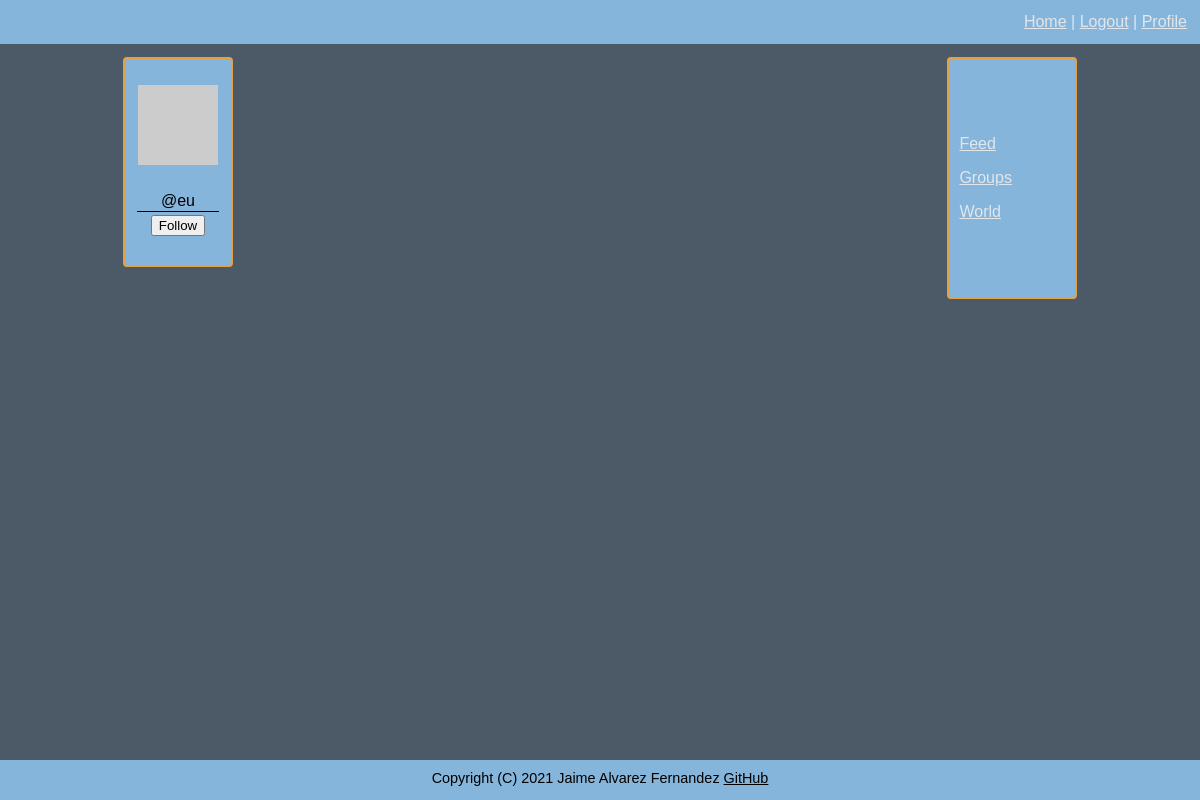
Page /user/eu (signed in) on the earlier database version.
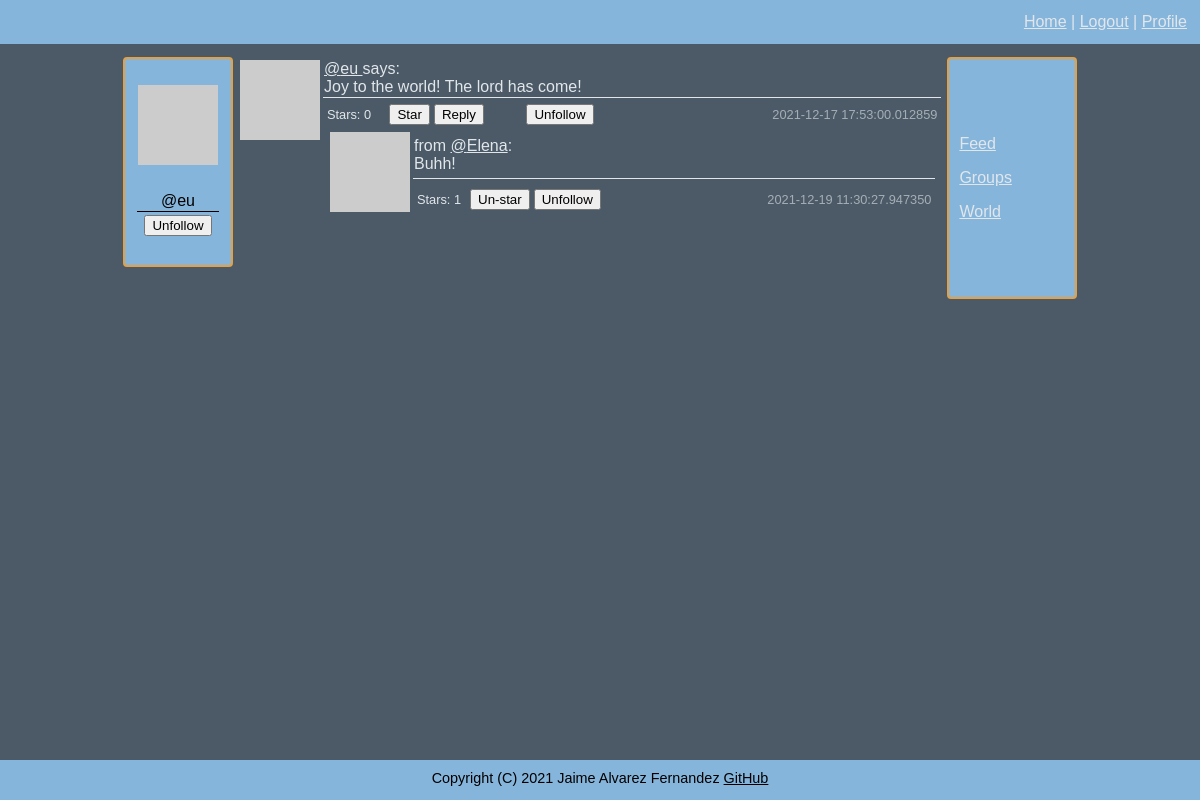
Same page on the later database version.
### connect/models.py (models this page shows, shortened)
class Posts(db.Model):
    id = db.Column(db.Integer, primary_key=True)
    body = db.Column(db.String(140))
    timestamp = db.Column(db.DateTime, index=True, default=datetime.datetime.utcnow)
    user_id = db.Column(db.Integer, db.ForeignKey('user.id'))
    reply = db.relationship('Reply', backref='original', lazy='dynamic')
    def replies(self):
        return Reply.query.filter_by(post_id=self.id).order_by(Reply.timestamp.desc())

class User(UserMixin, db.Model):
    id = db.Column(db.Integer, primary_key=True)
    username = db.Column(db.String(64), index=True, unique=True)
    email = db.Column(db.String(120), index=True, unique=True)
    nickname = db.Column(db.String(64))
    password = db.Column(db.String(128))
    about_me = db.Column(db.String(140))
    location = db.Column(db.String(64))
    website = db.Column(db.String(120))
    last_seen = db.Column(db.DateTime, default=datetime.datetime.utcnow)
    follower_bio = db.Column(db.Boolean, default=False)
    posts = db.relationship('Posts', backref='author', lazy='dynamic')
    reply = db.relationship('Reply', backref='author', lazy='dynamic')
    followed = db.relationship('User',
                               secondary=followers,
                               primaryjoin=(followers.c.follower_id == id),
                               secondaryjoin=(followers.c.followed_id == id),
                               backref=db.backref('followers', lazy='dynamic'), lazy='dynamic')
    starred = db.relationship('Posts',
                              secondary=stars,
                              backref=db.backref('awarded_stars', lazy='dynamic'), lazy='dynamic')
    starred_reply = db.relationship('Reply',
                                    secondary=stars_reply,
                                    backref=db.backref('awarded_stars_reply', lazy='dynamic'), lazy='dynamic')
    def avatar(self, size):
        digest = md5(self.email.lower().encode('utf-8')).hexdigest()
        return f'https://www.gravatar.com/avatar/{digest}?d=identicon&s={size}'
    def is_following(self, user):
        return self.followed.filter(followers.c.followed_id == user.id).count() > 0
    def is_starred(self, post):
        return self.starred.filter(stars.c.post_id == post.id).count() > 0
    def is_starred_reply(self, reply):
        return self.starred_reply.filter(stars_reply.c.reply_id == reply.id).count() > 0

class Reply(db.Model):
    id = db.Column(db.Integer, primary_key=True)
    body = db.Column(db.String(140))
    timestamp = db.Column(db.DateTime, index=True, default=datetime.datetime.utcnow)
    user_id = db.Column(db.Integer, db.ForeignKey('user.id'))
    post_id = db.Column(db.Integer, db.ForeignKey('posts.id'))

### connect/routing.py (the view)
@app.route('/user/<username>', methods=['GET', 'POST'])
@flask_login.login_required
def user_messages(username):
    user = models.User.query.filter_by(username=username).first_or_404()
    form = forms.WriteMessage()
    empty_form = forms.EmptyForm()
    if form.validate_on_submit():
        post = models.Posts(body=form.message.data, author=flask_login.current_user)
        db.session.add(post)
        db.session.commit()
        return flask.redirect(flask.url_for('index'))
    page = flask.request.args.get('page', 1, type=int)
    posts = models.Posts.query.filter_by(user_id=user.id).\
        order_by(models.Posts.timestamp.desc()).\
        paginate(page, app.config['POSTS_PER_PAGE'], False)
    next_url = flask.url_for('user_messages', page=posts.next_num, username=user.username) if posts.has_next else None
    prev_url = flask.url_for('user_messages', page=posts.prev_num, username=user.username) if posts.has_prev else None
    return flask.render_template('user.html', user=user, posts=posts.items, title=user.username, form=form,
                                 e_form=empty_form, reply_per_post=app.config['REPLY_PER_POST'], next_url=next_url,
                                 prev_url=prev_url)

### connect/forms.py
class WriteMessage(FlaskForm):
    message = wtforms.TextAreaField('New message', validators=[validators.Length(min=1, max=140)])
    submit = wtforms.SubmitField('Send')

class EmptyForm(FlaskForm):
    submit = wtforms.SubmitField('Submit')

### connect/models.py (called while the page is built)
@login.user_loader
def load_user(user_id):
    return User.query.get(int(user_id))

### connect/routing.py (called while the page is built)
@app.before_request
def before_request():
    if flask_login.current_user.is_authenticated:
        flask_login.current_user.last_seen = datetime.datetime.utcnow()
        db.session.commit()

### connect/templates/user.html (shortened to what this page needs)
{% extends "general_template.html" %}
{% block content %}
    {% include 'sub_templates/_posts.html' %}
    {% include "sub_templates/_pagination.html" %}
{% endblock %}

### connect/templates/sub_templates/_profile.html (shortened to what this page needs)
{% if user and user != current_user %}
    <p>
        <img src="{{ user.avatar(128) }}">
    </p>
    <table width="100%">
        <tr>
            <td>
            </td>
        </tr>
        <tr>
            <td class="bottom_line">
                @{{ user.username }}
            </td>
        </tr>
        <tr>
            <td>
                {% if not current_user.is_following(user) %}
                <form method="post" action="{{ url_for('follow', username=user.username, url=request.endpoint) }}">
                    {{ e_form.submit(value='Follow') }}
                </form>
                {% else %}
                <form method="post" action="{{ url_for('unfollow', username=user.username, url=request.endpoint) }}">
                    {{ e_form.submit(value='Unfollow') }}
                </form>
                {% endif %}
            </td>
        </tr>
        <tr>
            <td class="justify_text">
            </td>
        </tr>
        <tr>
            <td>
            </td>
        </tr>
        <tr>
            <td>
            </td>
        </tr>
        <tr>
            <td>
            </td>
        </tr>
    </table>
{% endif %}

### connect/templates/sub_templates/_posts.html (shortened to what this page needs)
<table width="100%">
    {% for post in posts %}
    <tr>
        <td width="60" rowspan="2" valign="top"><img src="{{ post.author.avatar(60) }}"></td>
        <td class="bottom_line">
                <a href="{{ url_for('user_messages', username=post.author.username) }}">
                    {% if post.author.nickname %}{{ post.author.nickname }}{% endif %}@{{ post.author.username }}
                </a>
                says:<br>
             {{ post.body }}
        </td>
    </tr>
    <tr>
        <td>
            <table width="100%" border="0">
                <tr class="smaller_font_80">
                    <td width="10%">Stars: {{ post.awarded_stars.count() }}</td>
                    <td width="7%">
                        {% if post.author.username != current_user.username %}
                            {% if not current_user.is_starred(post) %}
                            <form method="post" action="{{ url_for('star', post=post.id, url=request.endpoint) }}">
                                {{ e_form.submit(value='Star') }}
                            </form>
                            {% else %}
                            <form method="post" action="{{ url_for('un_star', post=post.id, url=request.endpoint) }}">
                                {{ e_form.hidden_tag() }}
                                {{ e_form.submit(value='Un-star') }}
                            </form>
                            {% endif %}
                        {% endif %}
                    </td>
                    <td>
                        <form method="get" action="{{ url_for('reply', post=post.id, url=request.endpoint) }}">
                            {{ e_form.submit(value='Reply') }}
                        </form>
                    </td>
                    <td>
                        {% if not current_user.is_following(post.author) and post.author != current_user %}
                        <form method="post" action="{{ url_for('follow', username=post.author.username) }}">
                            {{ e_form.hidden_tag() }}
                            {{ e_form.submit(value='Follow') }}
                        </form>
                        {% elif current_user.is_following(post.author) and post.author != current_user  %}
                        <form method="post" action="{{ url_for('unfollow', username=post.author.username, url=request.endpoint) }}">
                            {{ e_form.submit(value='Unfollow') }}
                        </form>
                        {% endif %}
                    </td>
                    <td class="time">{{ post.timestamp }}</td>
                </tr>
                <tr>
                    <td colspan="5">
                        {% if 0 < post.replies().all()|length <= reply_per_post %}
                            {% for n in range(post.replies().all()|length) %}
                                {% include "sub_templates/_replies.html" %}
                            {% endfor %}
                        {% elif post.replies().all()|length > reply_per_post %}
                            {% for n in range(3) %}
                                {% include "sub_templates/_replies.html" %}
                            {% endfor %}
                            ▼▼<a href="{{ url_for('conversation', post=post.id)}}"> Follow this conversation ({{ post.replies().all()|length }})</a> ▼▼
                        {% endif %}
                    </td>
                </tr>
            </table>
        </td>
    </tr>
    {% endfor %}
</table>

### connect/templates/sub_templates/_replies.html (shortened to what this page needs)
<table width="100%">
    <tr>
        <td width="30" rowspan="2" valign="top"><img src="{{ post.replies()[n].author.avatar(30) }}"></td>
        <td class="bottom_line">
            from
            <a href="{{ url_for('user_messages', username=post.replies()[n].author.username) }}">{% if post.replies()[n].author.nickname %}{{ post.replies()[n].author.nickname }}{% endif %}@{{ post.replies()[n].author.username }}</a>:<br>
            {{ post.replies()[n].body }}
        </td>
    </tr>
    <tr>
        <td>
            <table width="100%" border="0">
                <tr class="smaller_font_80">
                    <td width="10%">Stars: {{ post.replies()[n].awarded_stars_reply.count() }}</td>
                    <td width="7%">
                        {% if post.replies()[n].author.username != current_user.username %}
                            {% if not current_user.is_starred_reply(post.replies()[n]) %}
                            <form method="post" action="{{ url_for('star_reply', reply_id=post.replies()[n].id, url=request.endpoint) }}">
                                {{ e_form.hidden_tag() }}
                                {{ e_form.submit(value='Star') }}
                            </form>
                            {% else %}
                            <form method="post" action="{{ url_for('un_star_reply', reply_id=post.replies()[n].id, url=request.endpoint) }}">
                                {{ e_form.submit(value='Un-star') }}
                            </form>
                            {% endif %}
                        {% endif %}
                    </td>
                    <td>
                        {% if not current_user.is_following(post.replies()[n].author) and post.replies()[n].author != current_user %}
                        <form method="post" action="{{ url_for('follow', username=post.replies()[n].author.username, url=request.endpoint) }}">
                            {{ e_form.hidden_tag() }}
                            {{ e_form.submit(value='Follow') }}
                        </form>
                        {% elif current_user.is_following(post.replies()[n].author) and post.replies()[n].author != current_user  %}
                        <form method="post" action="{{ url_for('unfollow', username=post.replies()[n].author.username, url=request.endpoint) }}">
                            {{ e_form.submit(value='Unfollow') }}
                        </form>
                        {% endif %}
                    </td>
                    <td class="time">{{ post.replies()[n].timestamp }}</td>
                </tr>
            </table>
        </td>
    </tr>
</table>

Differences in the rows shown:
added Posts: author.username "eu", body "Joy to the world! The lord has come!", awarded_stars.count "0", timestamp "2021-12-17 17:53:00.012859", username "Elena", body "Buhh!", replies "1", id.timestamp "2021-12-19 11:30:27.947350"
Other differences:
form field submit: (not shown) → "Unfollow"
form field submit: "Follow" → (not shown)
